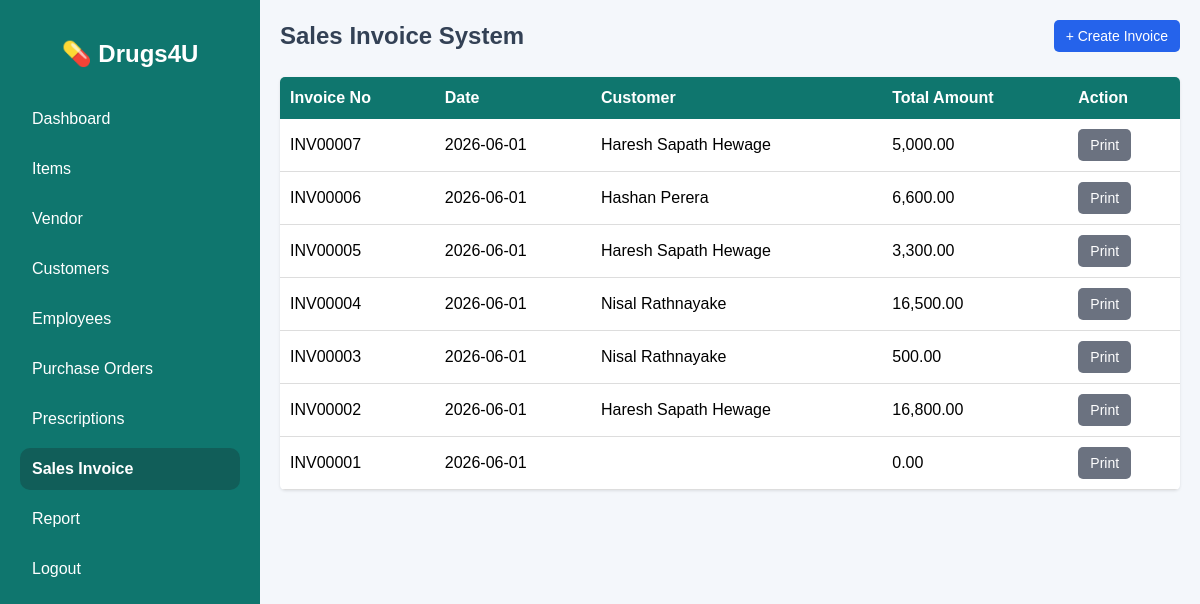
Page /sales_invoice.php on the earlier database version.
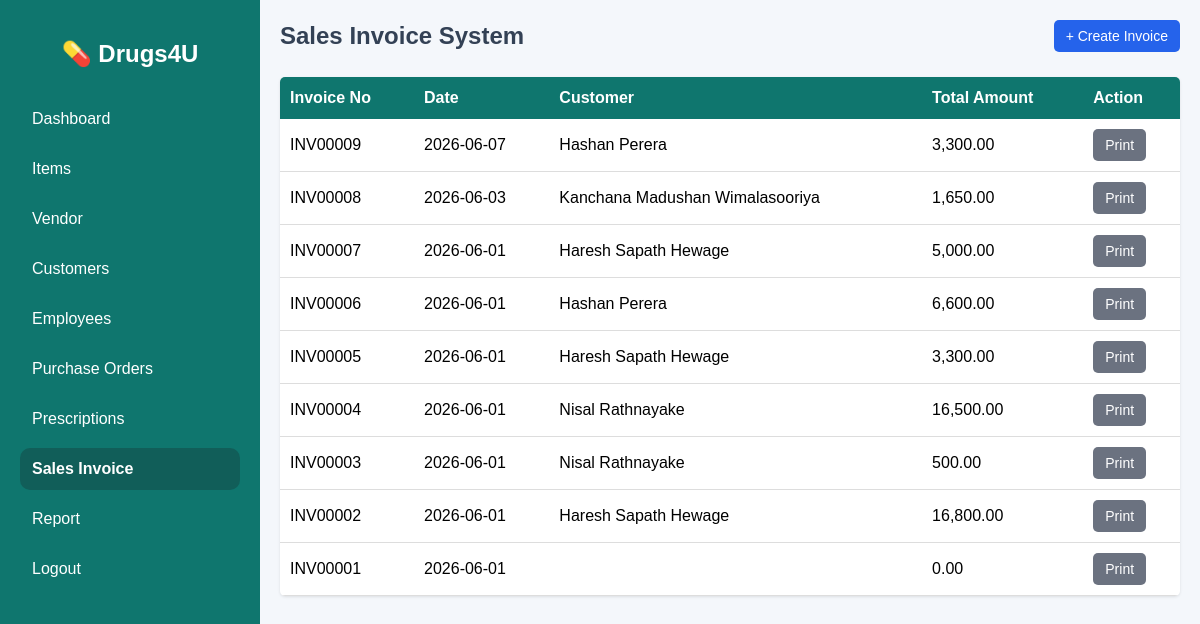
Same page on the later database version.
### tables this page shows
CREATE TABLE `sales_order` (
  `so_id` int(11) NOT NULL,
  `so_no` varchar(20) DEFAULT NULL,
  `so_date` date DEFAULT NULL,
  `cus_id` varchar(20) DEFAULT NULL,
  `cus_name` varchar(100) DEFAULT NULL,
  `address` text DEFAULT NULL,
  `city` varchar(100) DEFAULT NULL,
  `total_amount` decimal(10,2) DEFAULT NULL,
  `created_at` timestamp NOT NULL DEFAULT current_timestamp()
);

### sales_invoice.php (the view, shortened to what this page needs)
<?php
include 'connection.php';
function runQuery($conn, $sql){
    $result = mysqli_query($conn, $sql);
    return $result;
}
$list = runQuery($conn, "SELECT * FROM sales_order ORDER BY so_id DESC");
?>
<!DOCTYPE html>
<html lang="en">
<head>
</head>
<body>
<div class="wrapper">
    <div class="sidebar">
        <h2>💊 Drugs4U</h2>
        <a href="dashboard.php">Dashboard</a>
        <a href="item.php">Items</a>
        <a href="vendor.php">Vendor</a>
        <a href="customer_list.php">Customers</a>
        <a href="employee_reg.php">Employees</a>
        <a href="purchase_order.php">Purchase Orders</a>
        <a href="prescription_list.php">Prescriptions</a>
        <a href="sales_invoice.php" class="active">Sales Invoice</a>
        <a href="report.php">Report</a>
        <a href="login_emp.php">Logout</a>
    </div>
    <div class="main-content">
        <div class="top-bar">
            <h2>Sales Invoice System</h2>
            <div class="action-buttons">
                <button class="po-btn" onclick="openPopup()">+ Create Invoice</button>
            </div>
        </div>
        <div class="container">
            <div class="table-responsive">
                <table>
                    <tr>
                        <th>Invoice No</th>
                        <th>Date</th>
                        <th>Customer</th>
                        <th>Total Amount</th>
                        <th>Action</th>
                    </tr>
                    <?php while($r = mysqli_fetch_assoc($list)){ ?>
                    <tr>
                        <td><?= $r['so_no'] ?></td>
                        <td><?= $r['so_date'] ?></td>
                        <td><?= $r['cus_name'] ?></td>
                        <td><?= number_format($r['total_amount'], 2) ?></td>
                        <td>
                            <div class="action-cell">
                                <a href="print_invoice.php?so_no=<?= urlencode($r['so_no']) ?>" target="_blank">
                                    <button class="print-btn" type="button">Print</button>
                                </a>
                            </div>
                        </td>
                    </tr>
                    <?php } ?>
                </table>
            </div>
        </div>
    </div>
</div>
</body>
</html>

Differences in the rows shown:
added sales_order: so_no "INV00009", so_date "2026-06-07", cus_name "Hashan Perera", total_amount "3,300.00"
added sales_order: so_no "INV00008", so_date "2026-06-03", cus_name "Kanchana Madushan Wimalasooriya", total_amount "1,650.00"
